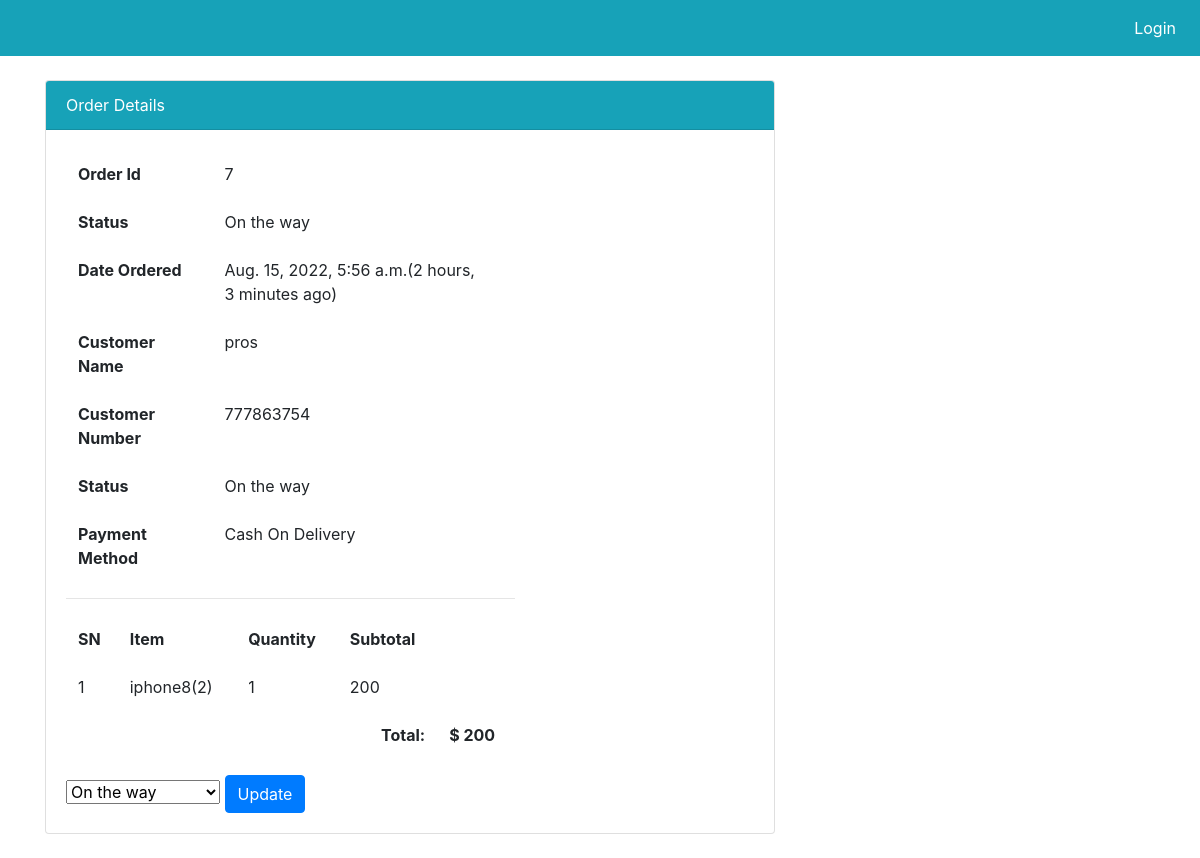
/order_detail/7/, run on the app's committed database.
### dashboard/models.py (models this page shows, shortened)
class Order(models.Model):
    cart = models.OneToOneField(Cart, on_delete=models.CASCADE, null=True,blank=True)
    ordered_by = models.CharField(max_length=200,null=True,blank=True)
    shipping_address = models.CharField(max_length=200,null=True,blank=True)
    mobile = models.CharField(max_length=10,null=True,blank=True)
    email = models.EmailField(null=True, blank=True)
    subtotal = models.PositiveIntegerField(null=True,blank=True)
    total = models.PositiveIntegerField(null=True,blank=True)
    order_status = models.CharField(max_length=50, choices=ORDER_STATUS, null=True,blank=True)
    created_at = models.DateTimeField(auto_now_add=True, null=True,blank=True)
    payment_method = models.CharField(
        max_length=20, choices=METHOD, default="Cash On Delivery")

class CartProduct(models.Model):
    product = models.ForeignKey(Product, on_delete=models.CASCADE,null=True,blank=True)
    cart = models.ForeignKey(Cart, on_delete=models.CASCADE, null=True, blank=True)
    quantity = models.PositiveIntegerField(default=1)
    subtotal = models.PositiveIntegerField(null=True,blank=True)
    ordered =models.BooleanField(default=False)

class Product(models.Model):
    title = models.CharField(max_length=255, null=True)
    slug = models.SlugField(unique= True)
    category = models.CharField(choices=CATEGORY_CHOICES, max_length=2)
    stock_quantity = models.PositiveIntegerField(default=1)
    price = models.FloatField(null=True)
    expiry_date =models.DateTimeField(null=True)
    view_count = models.PositiveIntegerField(default=0)

### dashboard/views.py (the view)
# urls.py: path("order_detail/<int:pk>/", OrderDetailView.as_view(),
class OrderDetailView(DetailView):
    template_name = "skeleton/order_detail.html"
    model = Order
    context_object_name = "ord_obj"
    def get_context_data(self, **kwargs):
        context = super().get_context_data(**kwargs)
        context["allstatus"] = ORDER_STATUS
        return context

### templates/skeleton/order_detail.html (shortened to what this page needs)
{% extends "body/base.html" %}
{% load crispy_forms_tags %}
{% block content %}
<div class="container">
    <div class="row my-4">
        <div class="col-md-8">
            <div class="card">
                <div class="card-header bg-info text-white">
                   Order Details
                </div>
                <div class="card-body">
                    <div class="row">
                        <div class="col-md-8">
                            <table class="table bg-white table-borderless">
                                <tbody>
                                    <tr>
                                        <th scope="row">Order Id</th>
                                        <td>{{ ord_obj.id }}</td>
                                    </tr>
                                    <tr>
                                        <th scope="row">Status</th>
                                        <td>{{ ord_obj.order_status }}</td>
                                    </tr>
                                    <tr>
                                        <th scope="row">Date Ordered</th>
                                        <td>{{ord_obj.created_at}}({{ord_obj.created_at|timesince}} ago)</td>
                                    </tr>
                                    <tr>
                                        <th scope="row">Customer Name</th>
                                        <td>{{ ord_obj.ordered_by }}</td>
                                    </tr>
                                    <tr>
                                        <th scope="row">Customer Number</th>
                                        <td>{{ ord_obj.mobile }}</td>
                                    </tr>
                                    <tr>
                                        <th scope="row">Status</th>
                                        <td>{{ ord_obj.order_status }}</td>
                                    </tr>
                                    <tr>
                                        <th scope="row">Payment Method</th>
                                        <td>{{ ord_obj.payment_method }}</td>
                                    </tr>
                                </tbody>
                            </table>
                            <hr>
                            <table class="table bg-white table-borderless">
                                <thead>
                                    <tr>
                                        <th>SN</th>
                                        <th>Item</th>
                                        <th>Quantity</th>
                                        <th>Subtotal</th>
                                    </tr>
                                </thead>
                                <tbody>
                                    {% for cp in ord_obj.cart.cartproduct_set.all %}
                                    <tr>
                                        <td>{{forloop.counter}}</td>
                                        <td>{{cp.product.title}}({{cp.product.id}})</td>
                                        <td>{{cp.quantity}}</td>
                                        <td>{{cp.subtotal}}</td>
                                    </tr>
                                    {% endfor %}
                                    <tr>
                                        <th colspan="4" class="text-right">Total: </th>
                                        <th>$ {{ord_obj.total}}</th>
                                    </tr>
                                </tbody>
                            </table>
                            <form action="{% url 'change_status' ord_obj.id %}" method='POST'>
                                <select name="status">
                                    {% for i, j in allstatus %}
                                    <option value="{{i}}" {% if i == ord_obj.order_status %}selected{% endif %}>{{j}}</option>
                                    {% endfor %}
                                </select>
                                <button class='btn btn-primary'>Update</button>
                            </form>
                        </div>
                    </div>
                </div>
            </div>
        </div>
    </div>
</div>
{% endblock  %}

### data on the page
Order: id "7", order_status "On the way", created_at "Aug. 15, 2022, 5:56 a.m.", created_at "2 hours, 3 minutes", ordered_by "pros", mobile "777863754", payment_method "Cash On Delivery", total "200", status "On the way"
CartProduct: product "iphone8", product.id "2", quantity "1", subtotal "200"
